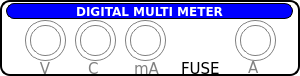
   <widget class="QFrame" name="frame">
    <property name="geometry">
     <rect>
      <x>328</x>
      <y>81</y>
      <width>300</width>
      <height>76</height>
     </rect>
    </property>
    <property name="styleSheet">
     <string notr="true">QFrame{border:2px solid black; background-color: rgba(0,0,0,0);border-radius:10px;}
QLabel{border:1px solid rgba(0,0,0,0);}

</string>
    </property>
    <property name="frameShape">
     <enum>QFrame::StyledPanel</enum>
    </property>
    <property name="frameShadow">
     <enum>QFrame::Raised</enum>
    </property>
    <widget class="QLabel" name="label_4w">
     <property name="geometry">
      <rect>
       <x>243</x>
       <y>60</y>
       <width>20</width>
       <height>15</height>
      </rect>
     </property>
     <property name="font">
      <font>
       <family>DejaVu Sans</family>
       <pointsize>11</pointsize>
       <weight>50</weight>
       <bold>false</bold>
      </font>
     </property>
     <property name="styleSheet">
      <string notr="true">color:gray;</string>
     </property>
     <property name="text">
      <string>A</string>
     </property>
    </widget>
    <widget class="QFrame" name="DMM2W_P2">
     <property name="geometry">
      <rect>
       <x>80</x>
       <y>25</y>
       <width>31</width>
       <height>31</height>
      </rect>
     </property>
     <property name="styleSheet">
      <string notr="true">border:1px solid gray;border-radius:15px;
image: url(:/new/prefix1/Button-Blank-Gray-icon.png);
</string>
     </property>
     <property name="frameShape">
      <enum>QFrame::StyledPanel</enum>
     </property>
     <property name="frameShadow">
      <enum>QFrame::Raised</enum>
     </property>
    </widget>
    <widget class="QFrame" name="DMMI_P1">
     <property name="geometry">
      <rect>
       <x>130</x>
       <y>25</y>
       <width>31</width>
       <height>31</height>
      </rect>
     </property>
     <property name="styleSheet">
      <string notr="true">border:1px solid gray;border-radius:15px;
image: url(:/new/prefix1/Button-Blank-Gray-icon.png);

</string>
     </property>
     <property name="frameShape">
      <enum>QFrame::StyledPanel</enum>
     </property>
     <property name="frameShadow">
      <enum>QFrame::Raised</enum>
     </property>
    </widget>
    <widget class="QFrame" name="DMM4W_P12">
     <property name="geometry">
      <rect>
       <x>235</x>
       <y>20</y>
       <width>41</width>
       <height>41</height>
      </rect>
     </property>
     <property name="styleSheet">
      <string notr="true">border:1px solid gray;border-radius:20px;image: url(:/new/prefix1/Button-Blank-Gray-icon.png);</string>
     </property>
     <property name="frameShape">
      <enum>QFrame::StyledPanel</enum>
     </property>
     <property name="frameShadow">
      <enum>QFrame::Raised</enum>
     </property>
    </widget>
    <widget class="QFrame" name="DMM4W_P1">
     <property name="geometry">
      <rect>
       <x>240</x>
       <y>25</y>
       <width>31</width>
       <height>31</height>
      </rect>
     </property>
     <property name="styleSheet">
      <string notr="true">border:1px solid gray;border-radius:15px;
image: url(:/new/prefix1/Button-Blank-Gray-icon.png);</string>
     </property>
     <property name="frameShape">
      <enum>QFrame::StyledPanel</enum>
     </property>
     <property name="frameShadow">
      <enum>QFrame::Raised</enum>
     </property>
    </widget>
    <widget class="QFrame" name="DMMI_P12">
     <property name="geometry">
      <rect>
       <x>125</x>
       <y>20</y>
       <width>41</width>
       <height>41</height>
      </rect>
     </property>
     <property name="styleSheet">
      <string notr="true">border:1px solid gray;border-radius:20px;image: url(:/new/prefix1/Button-Blank-Gray-icon.png);
</string>
     </property>
     <property name="frameShape">
      <enum>QFrame::StyledPanel</enum>
     </property>
     <property name="frameShadow">
      <enum>QFrame::Raised</enum>
     </property>
    </widget>
    <widget class="QLabel" name="label_2w">
     <property name="geometry">
      <rect>
       <x>35</x>
       <y>60</y>
       <width>20</width>
       <height>17</height>
      </rect>
     </property>
     <property name="font">
      <font>
       <family>DejaVu Sans</family>
       <pointsize>11</pointsize>
       <weight>50</weight>
       <bold>false</bold>
      </font>
     </property>
     <property name="styleSheet">
      <string notr="true">color:gray;</string>
     </property>
     <property name="text">
      <string>V</string>
     </property>
     <property name="alignment">
      <set>Qt::AlignCenter</set>
     </property>
    </widget>
    <widget class="QFrame" name="DMM2W_P22">
     <property name="geometry">
      <rect>
       <x>75</x>
       <y>20</y>
       <width>41</width>
       <height>41</height>
      </rect>
     </property>
     <property name="styleSheet">
      <string notr="true">border:1px solid gray;border-radius:20px;image: url(:/new/prefix1/Button-Blank-Gray-icon.png);
</string>
     </property>
     <property name="frameShape">
      <enum>QFrame::StyledPanel</enum>
     </property>
     <property name="frameShadow">
      <enum>QFrame::Raised</enum>
     </property>
    </widget>
    <widget class="QFrame" name="DMM2W_P12">
     <property name="geometry">
      <rect>
       <x>25</x>
       <y>20</y>
       <width>41</width>
       <height>41</height>
      </rect>
     </property>
     <property name="styleSheet">
      <string notr="true">border:1px solid gray;border-radius:20px;image: url(:/new/prefix1/Button-Blank-Gray-icon.png);
</string>
     </property>
     <property name="frameShape">
      <enum>QFrame::StyledPanel</enum>
     </property>
     <property name="frameShadow">
      <enum>QFrame::Raised</enum>
     </property>
    </widget>
    <widget class="QLabel" name="label_Amp">
     <property name="geometry">
      <rect>
       <x>83</x>
       <y>60</y>
       <width>20</width>
       <height>17</height>
      </rect>
     </property>
     <property name="font">
      <font>
       <family>DejaVu Sans</family>
       <pointsize>11</pointsize>
       <weight>50</weight>
       <bold>false</bold>
      </font>
     </property>
     <property name="styleSheet">
      <string notr="true">color:gray;</string>
     </property>
     <property name="text">
      <string>C</string>
     </property>
    </widget>
    <widget class="QFrame" name="DMM2W_P1">
     <property name="geometry">
      <rect>
       <x>30</x>
       <y>25</y>
       <width>31</width>
       <height>31</height>
      </rect>
     </property>
     <property name="styleSheet">
      <string notr="true">border:1px solid gray;border-radius:15px;
image: url(:/new/prefix1/Button-Blank-Gray-icon.png);
</string>
     </property>
     <property name="frameShape">
      <enum>QFrame::StyledPanel</enum>
     </property>
     <property name="frameShadow">
      <enum>QFrame::Raised</enum>
     </property>
    </widget>
    <widget class="QLabel" name="label_27">
     <property name="geometry">
      <rect>
       <x>6</x>
       <y>3</y>
       <width>287</width>
       <height>16</height>
      </rect>
     </property>
     <property name="font">
      <font>
       <family>DejaVu Sans</family>
       <weight>75</weight>
       <bold>true</bold>
      </font>
     </property>
     <property name="styleSheet">
      <string notr="true">background-color:blue;
color:white;
border:1px solid black;
border-radius:8px;</string>
     </property>
     <property name="text">
      <string>DIGITAL MULTI METER</string>
     </property>
     <property name="alignment">
      <set>Qt::AlignCenter</set>
     </property>
    </widget>
    <widget class="QLabel" name="label_Amp_2">
     <property name="geometry">
      <rect>
       <x>176</x>
       <y>60</y>
       <width>50</width>
       <height>17</height>
      </rect>
     </property>
     <property name="font">
      <font>
       <family>DejaVu Sans</family>
       <pointsize>11</pointsize>
       <weight>50</weight>
       <bold>false</bold>
      </font>
     </property>
     <property name="styleSheet">
      <string notr="true">color:black;</string>
     </property>
     <property name="text">
      <string>FUSE</string>
     </property>
    </widget>
    <widget class="QFrame" name="DMMI_P12_2">
     <property name="geometry">
      <rect>
       <x>178</x>
       <y>16</y>
       <width>44</width>
       <height>50</height>
      </rect>
     </property>
     <property name="styleSheet">
      <string notr="true">border:1px solid rgba(0,0,0,0);
image: url(:/new/prefix1/fuse.png);</string>
     </property>
     <property name="frameShape">
      <enum>QFrame::StyledPanel</enum>
     </property>
     <property name="frameShadow">
      <enum>QFrame::Raised</enum>
     </property>
    </widget>
    <widget class="QLabel" name="label_Amp_5">
     <property name="geometry">
      <rect>
       <x>129</x>
       <y>60</y>
       <width>35</width>
       <height>17</height>
      </rect>
     </property>
     <property name="font">
      <font>
       <family>DejaVu Sans</family>
       <pointsize>11</pointsize>
       <weight>50</weight>
       <bold>false</bold>
      </font>
     </property>
     <property name="styleSheet">
      <string notr="true">color:gray;</string>
     </property>
     <property name="text">
      <string>mA</string>
     </property>
    </widget>
   </widget>
